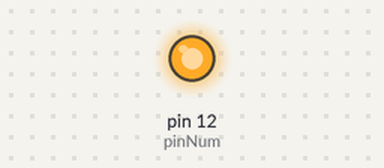
Simulated run of this sketch. Board: Arduino Uno, built with avr-gcc and run on an emulated ATmega328P. Parts: output pins drawn as LEDs (lit = HIGH).

Above: at 1.0 s.
At 3.0 s:
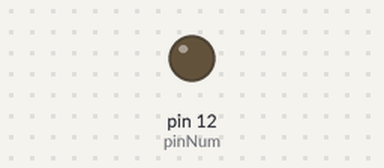
Timing chart, 0 to 5.2 s (numbered marks = the images above):
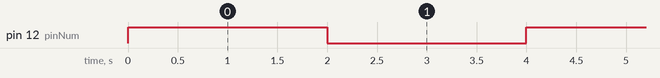

The sketch:

led-test.ino
```cpp
int pinNum = 12;

void setup() {

  pinMode(pinNum, OUTPUT);  // Set pin 13 to output
}

void loop() {
  digitalWrite(pinNum, HIGH);  // Turn on the LED
  delay(2000);                 // Wait for two seconds
  digitalWrite(pinNum, LOW);   // Turn off the LED
  delay(2000);                 // Wait for two seconds
}
```

Measured:
- by itself, pin 12 (pinNum): alternates HIGH for 2.0 s and LOW for 2.0 s
